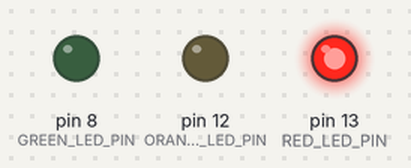
Bench run of a sketch on a simulated Arduino Uno, built with avr-gcc and run on an emulated ATmega328P. Parts: output pins drawn as LEDs (lit = HIGH).

Above: at 2.5 s.
At 6.5 s:
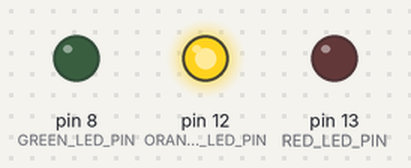
At 10.5 s:
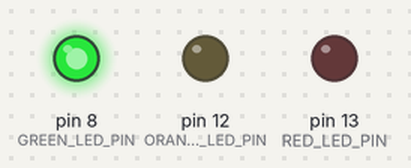
Timing chart, 0 to 16.9 s (numbered marks = the images above):
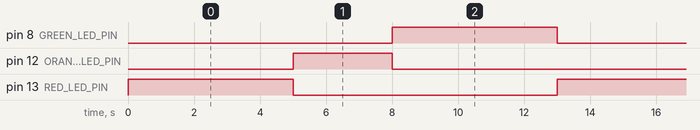

Measured:
- by itself, pin 8 (GREEN_LED_PIN), pin 13 (RED_LED_PIN): alternates HIGH for 5.0 s and LOW for 8.0 s
- by itself, pin 12 (ORANGE_LED_PIN): alternates HIGH for 3.0 s and LOW for 10.0 s
- by itself, everything shown: repeats every 13.0 s, in 4 steps

The sketch:

traffic_light1.ino
```cpp
#define RED_LED_PIN 13
#define ORANGE_LED_PIN 12
#define GREEN_LED_PIN 8


void setup() {

  pinMode(RED_LED_PIN,OUTPUT);
  pinMode(ORANGE_LED_PIN,OUTPUT);
  pinMode(GREEN_LED_PIN,OUTPUT);


}


void loop() {

  digitalWrite(RED_LED_PIN,HIGH);
  delay(5000);
  digitalWrite(RED_LED_PIN,LOW);


  digitalWrite(ORANGE_LED_PIN,HIGH);
  delay(3000);
  digitalWrite(ORANGE_LED_PIN,LOW);


  digitalWrite(GREEN_LED_PIN,HIGH);
  delay(5000);
  digitalWrite(GREEN_LED_PIN,LOW);


}
```
